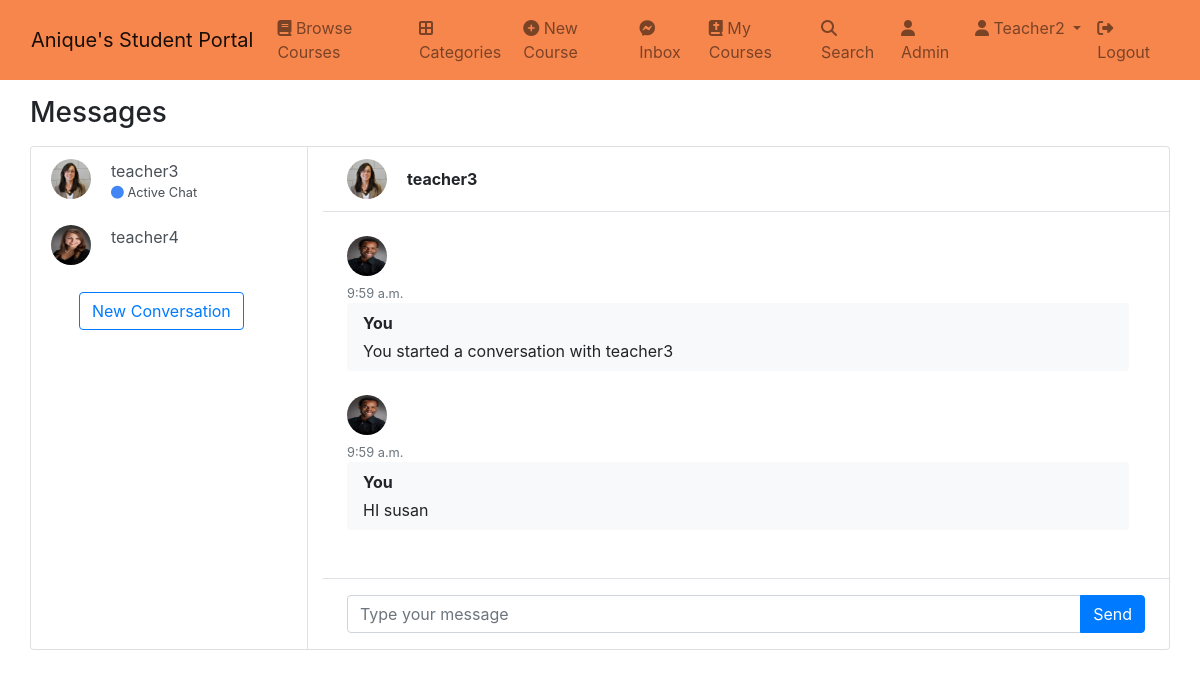
/direct/ (signed in), run on the app's committed database.
### authy/models.py (models this page shows, shortened)
class Profile(models.Model):
	user = models.OneToOneField(User, on_delete=models.CASCADE, related_name='profile')
	full_name = models.CharField(max_length=50, null=True, blank=True)
	location = models.CharField(max_length=50, null=True, blank=True)
	url = models.CharField(max_length=80, null=True, blank=True)
	profile_info = models.TextField(max_length=1500, null=True, blank=True)
	created = models.DateField(auto_now_add=True)
	picture = models.ImageField(upload_to=user_directory_path_profile, blank=True, null=True, verbose_name='Picture')
	banner = models.ImageField(upload_to=user_directory_path_banner, blank=True, null=True, verbose_name='Banner')

### direct/models.py (models this page shows, shortened)
class Message(models.Model):
    user = models.ForeignKey(User, on_delete=models.CASCADE, related_name='msg_user')
    sender = models.ForeignKey(User, on_delete=models.CASCADE, related_name='from_user')
    recipient = models.ForeignKey(User, on_delete=models.CASCADE, related_name='to_user')
    body = models.TextField(max_length=1000, blank=True, null=True)
    date = models.DateTimeField(auto_now_add=True)
    is_read = models.BooleanField(default=False)
    def get_messages(user):
        messages = Message.objects.filter(user=user).values('recipient').annotate(last=Max('date')).order_by('-last')
        users = []
        for message in messages:
            users.append({
                'user': User.objects.get(pk=message['recipient']),
                'last': message['last'],
                'unread': Message.objects.filter(user=user, recipient__pk=message['recipient'], is_read=False).count()
            })
        return users

### direct/views.py (the view)
# urls.py: path('', inbox, name='inbox'),
@login_required
def inbox(request):
    user = request.user
    messages = Message.get_messages(user=user)
    active_direct_profile = None
    active_direct = None
    directs = None
    if messages:
        message=messages[0]
        active_direct=message['user'].username
        active_direct_profile = get_object_or_404(Profile,user__username = active_direct)
        directs=Message.objects.filter(user=user,recipient=message['user'])
        directs.update(is_read=True)
        for message in messages:
            if message['user'].username == active_direct:
                message['unread']=0
    messages_count = len(messages)
    context={
        "messages_count":messages_count,
        "messages":messages,
        "active_direct":active_direct,
        "directs":directs,
        "active_direct_profile":active_direct_profile,
    }
    return render(request,'direct/inbox.html',context)

### student_portal/templates/direct/inbox.html (shortened to what this page needs)
{% extends 'base.html' %}
{% load static %}  {% block content %} {% if messages_count == 0 %}
<div class="alert alert-primary mt-4" role="alert">
  Hi , {{request.user.username|capfirst}}! You currently do not have any
  conversations with anyone. Start a new conversation right now!
</div>
<a href="{% url 'search' %}" class="btn btn-outline-primary mt-3 ml-5"
  >New Conversation</a
>
{% else %}
<main class="content">
  <div class="container p-0">
    <h1 class="h3 mb-3 mt-3">Messages</h1>
    <div class="card">
      <div class="row g-0">
        <div class="col-12 col-lg-5 col-xl-3 border-right">
          {% for message in messages %}
          <a
            href="{% url 'direct' message.user.username %}"
            class="list-group-item list-group-item-action border-0"
          >
            <div class="d-flex align-items-start">
              {% if message.user.profile.picture %}<img
                src="{{message.user.profile.picture.url}}"
                class="rounded-circle mr-1"
                alt="Vanessa Tucker"
                width="40"
                height="40"
              />{% endif %}
              <div class="flex-grow-1 ml-3">
                {{message.user.username}}
                {% if active_direct == message.user.username %}
                <div class="small">
                  <span
                    class="fa-solid fa-circle"
                    style="color: #4285f4"
                  ></span>
                  Active Chat
                </div>
                {% endif %}
              </div>
            </div>
          </a>
          {% endfor %}
          <a href="{% url 'search' %}" class="btn btn-outline-primary mt-3 ml-5"
            >New Conversation</a
          >
        </div>
        <div class="col-12 col-lg-7 col-xl-9">
          <div class="py-2 px-4 border-bottom d-none d-lg-block">
            <div class="d-flex align-items-center py-1">
              <div class="position-relative">
                {% if active_direct_profile.picture %}
                <img
                  src="{{active_direct_profile.picture.url}}"
                  class="rounded-circle mr-1"
                  alt="Sharon Lessman"
                  width="40"
                  height="40"
                />{% endif %}
              </div>
              <div class="flex-grow-1 pl-3">
                <strong>{{active_direct}}</strong>
              </div>
            </div>
          </div>
          <div class="position-relative">
            <div class="chat-messages p-4">
              {% for direct in directs %}
              {% if direct.sender.profile.user.username != request.user.username %}
              <div class="chat-message-left pb-4">
                <div>
                  {% if direct.sender.profile.picture %}
                  <img
                    src="{{direct.sender.profile.picture.url}}"
                    class="rounded-circle mr-1"
                    alt="Sharon Lessman"
                    width="40"
                    height="40"
                  />
                  {% else %}<img
                    src="{% static 'img/default_pfp.png' %}"
                    class="rounded-circle mr-1"
                    alt="Sharon Lessman"
                    width="40"
                    height="40"
                  />
                  {% endif %}
                  <div class="text-muted small text-nowrap mt-2">
                    {{direct.date.time}}
                  </div>
                </div>
                <div class="flex-shrink-1 bg-light rounded py-2 px-3 ml-3">
                  <div class="font-weight-bold mb-1">
                    {{direct.sender.profile.user.username}}
                  </div>
                  {{direct.body}}
                </div>
              </div>
              {% else %}
              <div class="chat-message-right mb-4">
                <div>
                  {% if direct.sender.profile.picture %}
                  <img
                    src="{{direct.sender.profile.picture.url}}"
                    class="rounded-circle mr-1"
                    alt="Sharon Lessman"
                    width="40"
                    height="40"
                  />
                  {% endif %}
                  <div class="text-muted small text-nowrap mt-2">
                    {{direct.date.time}}
                  </div>
                </div>
                <div class="flex-shrink-1 bg-light rounded py-2 px-3 mr-3">
                  <div class="font-weight-bold mb-1">You</div>
                  {{direct.body}}
                </div>
              </div>
              {% endif %}{% endfor %}
            </div>
          </div>
          <form role="form" method="POST" action="{% url 'send_direct' %}">
            <div class="flex-grow-0 py-3 px-4 border-top">
              <div class="input-group">
                <input
                  type="text"
                  class="form-control"
                  placeholder="Type your message"
                  name="body"
                />
                <button type="submit" name="action" class="btn btn-primary">
                  Send
                </button>
              </div>
            </div>
          </form>
        </div>
      </div>
    </div>
  </div>
</main>
{% endif %} {% endblock content %}

### student_portal/templates/base.html (shortened to what this page needs)
{% load static %}
<!DOCTYPE html>
<html lang="en">
  <head>
    <link
      href="https://cdn.jsdelivr.net/npm/bootstrap@5.0.2/dist/css/bootstrap.min.css"
      rel="stylesheet"
    />
    <link
      rel="stylesheet"
      href="https://cdnjs.cloudflare.com/ajax/libs/font-awesome/6.1.1/css/all.min.css"
    />
    <link
      rel="stylesheet"
      href="https://stackpath.bootstrapcdn.com/bootstrap/4.3.1/css/bootstrap.min.css"
    />
  </head>
  <body>
    <nav
      class="navbar navbar-expand-lg navbar-light"
      style="background: #f7864d"
    >
      <div class="container-fluid">
        <a class="navbar-brand" href="{% url 'index' %}"
          >Anique's Student Portal</a
        >
        <div class="collapse navbar-collapse" id="navbarSupportedContent">
          <ul class="navbar-nav me-auto mb-2 mb-lg-0">
            <li class="nav-item">
              <a class="nav-link" href="{% url 'browse-courses' %}"
                ><i class="fa fa-book"></i> Browse Courses</a
              >
            </li>
            <li class="nav-item">
              <a class="nav-link" href="{% url 'categories' %}"
                ><i class="fas fa-border-all"></i> Categories</a
              >
            </li>
            <li class="nav-item">
              <a class="nav-link" href="{% url 'new-course' %}"
                ><i class="fa fa-plus-circle"></i> New Course</a
              >
            </li>
            <li class="nav-item">
              <a class="nav-link" href="{% url 'inbox' %}"
                ><i class="fa-brands fa-facebook-messenger"></i> Inbox
              </a>
            </li>
            <li class="nav-item">
              <a class="nav-link" href="{% url 'my-courses' %}"
                ><i class="fa-solid fa-book-bible"></i> My Courses</a
              >
            </li>
            <li class="nav-item">
              <a class="nav-link" href="{% url 'search' %}"
                ><i class="fa-solid fa-search"></i> Search</a
              >
            </li>
            {% if request.user.is_superuser %}
            <li class="nav-item">
              <a class="nav-link" href="/admin"
                ><i class="fa fa-user"></i> Admin</a
              >
            </li>
            {% endif %}
            <li class="nav-item dropdown">
              <a
                class="nav-link dropdown-toggle"
                href="#"
                id="navbarDropdown"
                role="button"
                data-bs-toggle="dropdown"
                aria-expanded="false"
              >
                <i class="fa fa-user"></i> {{request.user.username|capfirst}}
              </a>
            </li>
            <li class="nav-item">
              <a class="nav-link" href="{% url 'logout' %}"
                ><i class="fa-solid fa-right-from-bracket"></i> Logout</a
              >
            </li>
          </ul>
        </div>
      </div>
    </nav>
    {% block content %} {% block pagination %} {% endblock pagination %} {% endblock content %}
  </body>
</html>

### data on the page
Profile: picture (placeholder picture)
Message: sender.profile.picture (placeholder picture), date.time "9:59 a.m.", body "You started a conversation with teacher3"
Message: sender.profile.picture (placeholder picture), date.time "9:59 a.m.", body "HI susan"

### other printed values
{{ request.user.username|capfirst }} "Teacher2"
{{ message.user.username }} "teacher3"
{{ message.user.username }} "teacher4"
{{ active_direct }} "teacher3"
